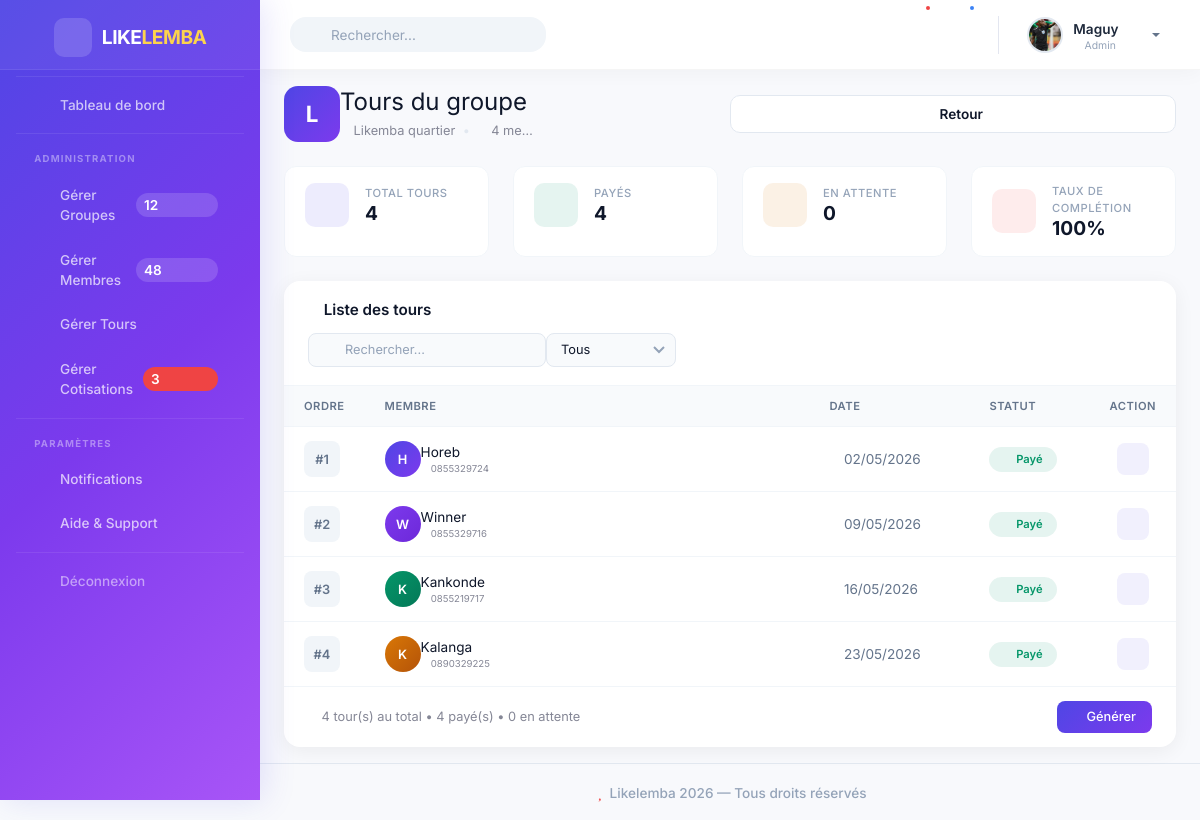
Page /groupes/7/tours/ (signed in) on the committed database.
### authentification/models.py (models this page shows)
class Utilisateur(AbstractUser):
    telephone = models.CharField(max_length=20)
    ROLE_CHOICES = [
        ('ADMIN', 'Admin'),
        ('MEMBRE', 'Membre')
    ]
    role = models.CharField(max_length=10, choices=ROLE_CHOICES)
    photo = models.ImageField(upload_to='profiles/', null=True, blank=True)
    is_verified = models.BooleanField(default=False)

### likelemba_app/models.py (models this page shows, shortened)
class Groupe(models.Model):
    FREQUENCE_CHOICES = [
        ('QUOTIDIEN', 'Quotidien'),
        ('HEBDOMADAIRE', 'Hebdomadaire'),
        ('MENSUEL', 'Mensuel'),
        ('ANNUEL', 'Annuel')
    ]
    STATUT_CHOICES = [
        ('ACTIF', 'Actif'),
        ('TERMINE', 'Terminé')
    ]
    nom = models.CharField(max_length=100)
    montant_cotisation = models.DecimalField(
        max_digits=10,
        decimal_places=2
    )
    frequence = models.CharField(max_length=20, choices=FREQUENCE_CHOICES)
    date_debut = models.DateField()
    statut = models.CharField(max_length=20, choices = STATUT_CHOICES, default='ACTIF')
    date_creation = models.DateTimeField(auto_now_add=True, null=True)
    admin = models.ForeignKey(
        Utilisateur,
        on_delete=models.CASCADE
    )

class Tour(models.Model):
    groupe = models.ForeignKey(Groupe, on_delete=models.CASCADE)
    membre = models.ForeignKey(MembreGroupe, on_delete=models.CASCADE)
    date_tour = models.DateField()
    statut = models.CharField(
        max_length=20,
        choices=[
            ('EN_ATTENTE', 'En attente'),
            ('PAYE', 'Payé')
        ],
        default='EN_ATTENTE'
    )

class MembreGroupe(models.Model):
    utilisateur = models.ForeignKey(
        Utilisateur,
        on_delete=models.CASCADE,
        null=True,
        blank=True
    )
    groupe = models.ForeignKey(
        Groupe,
        on_delete=models.CASCADE,
        null=True,
        blank=True
    )
    nom = models.CharField(max_length=100, null=True, blank=True)
    telephone = models.CharField(max_length=20, blank=True)
    ordre_reception = models.IntegerField()
    date_inscription = models.DateTimeField(auto_now_add=True)
    @property
    def nom_affiche(self):
        if self.utilisateur:
            return self.utilisateur.username
        return self.nom or "Membre sans nom"
    class Meta:
        unique_together = ('utilisateur', 'groupe')

### likelemba_app/views.py (the view)
# urls.py: path('groupes/<int:groupe_id>/tours/', liste_tours_view, name='liste_tours'),
@login_required(login_url="login")
def liste_tours_view(request, groupe_id):
    groupe = get_object_or_404(Groupe, id=groupe_id, admin=request.user)
    tours = Tour.objects.filter(groupe=groupe).select_related('membre').order_by('date_tour')
    total_tours = tours.count()
    tours_payes = tours.filter(statut='PAYE').count()
    tours_attente = tours.filter(statut='EN_ATTENTE').count()
    total_membres = MembreGroupe.objects.filter(groupe=groupe).count()
    groupe.total_membres = total_membres
    groupe.total_tours = total_tours
    groupe.tours_payes = tours_payes
    groupe.tours_attente = tours_attente
    groupe.taux_completion = int((tours_payes / total_tours * 100)) if total_tours > 0 else 0
    return render(request, 'tours/liste_tours.html', {
        'groupe': groupe,
        'tours': tours,
    })

### likelemba/templates/tours/liste_tours.html (shortened to what this page needs)
{% extends 'base.html' %}
{% load static %}
{% block content %}
<div class="page-header mb-3 mb-md-4">
    <div class="d-flex flex-column flex-sm-row justify-content-between align-items-start align-items-sm-center gap-3">
        <div class="d-flex align-items-center gap-3 w-100 w-sm-auto">
            <div class="group-avatar-large" style="background: linear-gradient(135deg, #4f46e5, #7c3aed); flex-shrink: 0;">
                {{ groupe.nom|make_list|first|upper }}
            </div>
            <div class="min-width-0">
                <h1 class="h4 h-md-3 mb-1 fw-bold" style="color: #0f172a;">
                    Tours du groupe
                </h1>
                <p class="text-muted small mb-0 text-truncate" style="max-width: 200px;">
                    <i class="fas fa-layer-group me-1" style="color: #4f46e5;"></i>
                    {{ groupe.nom }}
                    <span class="bullet">•</span>
                    <i class="fas fa-users me-1" style="color: #4f46e5;"></i>
                    {{ groupe.total_membres }} membre{{ groupe.total_membres|pluralize }}
                </p>
            </div>
        </div>
        <div class="d-flex gap-2 w-100 w-sm-auto">
            <a href="{% url 'liste_groupes_tours' %}" class="btn btn-outline-modern flex-1">
                <i class="fas fa-arrow-left me-1"></i>
                <span class="d-none d-sm-inline">Retour</span>
            </a>
        </div>
    </div>
</div>
<div class="row g-2 g-md-3 mb-3 mb-md-4">
    <div class="col-6 col-md-3">
        <div class="stat-mini">
            <div class="stat-mini-body">
                <div class="stat-mini-icon purple">
                    <i class="fas fa-sync-alt"></i>
                </div>
                <div class="stat-mini-content">
                    <span class="stat-mini-label">Total tours</span>
                    <h5 class="stat-mini-value">{{ groupe.total_tours }}</h5>
                </div>
            </div>
        </div>
    </div>
    <div class="col-6 col-md-3">
        <div class="stat-mini">
            <div class="stat-mini-body">
                <div class="stat-mini-icon green">
                    <i class="fas fa-check-circle"></i>
                </div>
                <div class="stat-mini-content">
                    <span class="stat-mini-label">Payés</span>
                    <h5 class="stat-mini-value">{{ groupe.tours_payes }}</h5>
                </div>
            </div>
        </div>
    </div>
    <div class="col-6 col-md-3">
        <div class="stat-mini">
            <div class="stat-mini-body">
                <div class="stat-mini-icon orange">
                    <i class="fas fa-clock"></i>
                </div>
                <div class="stat-mini-content">
                    <span class="stat-mini-label">En attente</span>
                    <h5 class="stat-mini-value">{{ groupe.tours_attente }}</h5>
                </div>
            </div>
        </div>
    </div>
    <div class="col-6 col-md-3">
        <div class="stat-mini">
            <div class="stat-mini-body">
                <div class="stat-mini-icon red">
                    <i class="fas fa-percent"></i>
                </div>
                <div class="stat-mini-content">
                    <span class="stat-mini-label">Taux de complétion</span>
                    <h5 class="stat-mini-value">{{ groupe.taux_completion }}%</h5>
                </div>
            </div>
        </div>
    </div>
</div>
<div class="card-modern">
    <div class="card-modern-header d-flex flex-column flex-sm-row justify-content-between align-items-stretch align-items-sm-center gap-2">
        <span class="card-modern-title">
            <i class="fas fa-list me-2" style="color: #4f46e5;"></i>
            Liste des tours
        </span>
        <div class="d-flex gap-2 w-100 w-sm-auto">
            <div class="search-wrapper flex-grow-1 flex-sm-grow-0">
                <i class="fas fa-search search-icon"></i>
                <input type="text" class="search-input" placeholder="Rechercher..." id="tableSearch">
            </div>
            <div class="filter-wrapper flex-grow-1 flex-sm-grow-0">
                <select class="filter-select" id="statusFilter">
                    <option value="all">Tous</option>
                </select>
            </div>
        </div>
    </div>
    <div class="card-modern-body p-0">
        <div class="table-responsive">
            <table class="table-modern" id="tourTable">
                <thead>
                    <tr>
                        <th style="width: 60px;">Ordre</th>
                        <th>Membre</th>
                        <th class="d-none d-md-table-cell" style="width: 160px;">Date</th>
                        <th style="width: 120px;">Statut</th>
                        <th style="width: 80px;" class="text-center">Action</th>
                    </tr>
                </thead>
                <tbody>
                    {% for tour in tours %}
                    <tr data-status="{{ tour.statut }}">
                        <td>
                            <span class="order-badge">#{{ forloop.counter }}</span>
                        </td>
                        <td>
                            <div class="d-flex align-items-center gap-2">
                                <div class="member-avatar" style="background: linear-gradient(135deg, {% cycle '#4f46e5' '#7c3aed' '#059669' '#d97706' '#2563eb' '#dc2626' %}, {% cycle '#7c3aed' '#6d28d9' '#047857' '#b45309' '#1d4ed8' '#b91c1c' %}); flex-shrink: 0;">
                                    {{ tour.membre.nom_affiche|make_list|first|upper }}
                                </div>
                                <div class="min-width-0">
                                    <span class="fw-semibold d-block text-truncate" style="color: #0f172a; max-width: 80px;">{{ tour.membre.nom_affiche }}</span>
                                    {% if tour.membre.telephone %}
                                        <small class="d-none d-sm-block text-muted" style="font-size: 0.6rem;">
                                            <i class="fas fa-phone me-1"></i>
                                            {{ tour.membre.telephone }}
                                        </small>
                                    {% endif %}
                                </div>
                            </div>
                        </td>
                        <td class="d-none d-md-table-cell">
                            <span style="color: #64748b; font-size: 0.85rem;">
                                <i class="far fa-calendar-alt me-1"></i>
                                {{ tour.date_tour|date:"d/m/Y" }}
                            </span>
                        </td>
                        <td>
                            {% if tour.statut == "PAYE" %}
                                <span class="badge-status success">
                                    <i class="fas fa-check-circle me-1"></i>
                                    <span class="d-none d-sm-inline">Payé</span>
                                </span>
                            {% else %}
                                <span class="badge-status warning">
                                    <i class="fas fa-clock me-1"></i>
                                    <span class="d-none d-sm-inline">En attente</span>
                                    <span class="d-sm-none">⏳</span>
                                </span>
                            {% endif %}
                        </td>
                        <td class="text-center">
                            <button class="btn-action view"
                                    title="Voir détails"
                                    onclick="openTourDetailModal(
                                        '{{ tour.membre.nom_affiche|escapejs }}',
                                        '{{ tour.date_tour|date:"d/m/Y" }}',
                                        '{{ forloop.counter }}',
                                        '{{ groupe.montant_cotisation|floatformat:0 }}',
                                        '{{ tour.statut }}'
                                    )">
                                <i class="fas fa-eye"></i>
                            </button>
                        </td>
                    </tr>
                    {% endfor %}
                </tbody>
            </table>
        </div>
    </div>
    <div class="card-modern-footer d-flex flex-column flex-sm-row justify-content-between align-items-center gap-2">
        <span class="text-muted small">
            <i class="fas fa-info-circle me-1"></i>
            {{ tours|length }} tour(s) au total
            <span class="d-none d-sm-inline">• {{ groupe.tours_payes }} payé(s) • {{ groupe.tours_attente }} en attente</span>
        </span>
        <div class="d-flex gap-2 w-40 w-sm-auto">
            {% if tours %}
                <a href="{% url 'lancer_tours' groupe.id %}" class="btn-action-generate w-100 w-sm-auto">
                    <i class="fas fa-plus me-1"></i> Générer
                </a>
            {% endif %}
        </div>
    </div>
</div>
{% endblock %}

### likelemba/templates/components/navbar.html (shortened to what this page needs)
{% load static %}
<nav class="navbar navbar-expand navbar-light bg-white topbar mb-0 static-top shadow-sm">
    <form class="d-none d-sm-inline-block form-inline mr-auto my-2 my-md-0">
        <div class="search-wrapper">
            <i class="fas fa-search search-icon"></i>
            <input type="text" class="form-control" placeholder="Rechercher...">
        </div>
    </form>
    <ul class="navbar-nav ml-auto align-items-center" style="flex-direction: row; gap: 2px;">
        <li class="nav-item">
            <a class="nav-link" href="#" role="button" style="position: relative;">
                <i class="fas fa-bell fa-fw" style="font-size: 1.1rem;"></i>
                <span class="badge-dot"></span>
            </a>
        </li>
        <li class="nav-item">
            <a class="nav-link" href="#" role="button" style="position: relative;">
                <i class="fas fa-envelope fa-fw" style="font-size: 1.1rem;"></i>
                <span class="badge-dot blue"></span>
            </a>
        </li>
        <li class="nav-item">
            <a class="nav-link dropdown-toggle user-profile" href="#" id="userDropdown" role="button" data-toggle="dropdown" aria-haspopup="true" aria-expanded="false">
                {% if request.user.photo %}
                    <img src="{{ request.user.photo.url }}" alt="Photo de profil">
                {% else %}
                    <img src="{% static 'img/undraw_profile_2.svg' %}" alt="Photo de profil">
                {% endif %}
                <div class="user-info d-none d-lg-block">
                    <span class="user-name">{{ request.user.username }}</span>
                    <span class="user-role">
                        <i class="fas fa-circle" style="color: #22c55e;"></i>
                        {{ request.user.get_role_display }}
                    </span>
                </div>
                <i class="fas fa-chevron-down chevron"></i>
            </a>
        </li>
    </ul>
</nav>

### rows in the picture
Utilisateur: user.photo (picture), user.username "Maguy", user.role "Admin"
Groupe: nom|make_list "L", nom "Likemba quartier", total_membres "4", total_tours "4", tours_payes "4", tours_attente "0", taux_completion "100"
Tour: membre.nom_affiche|make_list "H", membre.nom_affiche "Horeb", membre.telephone "0855329724", date_tour "02/05/2026", statut "PAYE" (drawn)
Tour: membre.nom_affiche|make_list "W", membre.nom_affiche "Winner", membre.telephone "0855329716", date_tour "09/05/2026", statut "PAYE" (drawn)
Tour: membre.nom_affiche|make_list "K", membre.nom_affiche "Kankonde", membre.telephone "0855219717", date_tour "16/05/2026", statut "PAYE" (drawn)
Tour: membre.nom_affiche|make_list "K", membre.nom_affiche "Kalanga", membre.telephone "0890329225", date_tour "23/05/2026", statut "PAYE" (drawn)

### other values in the picture
{{ tours|length }} "4"
